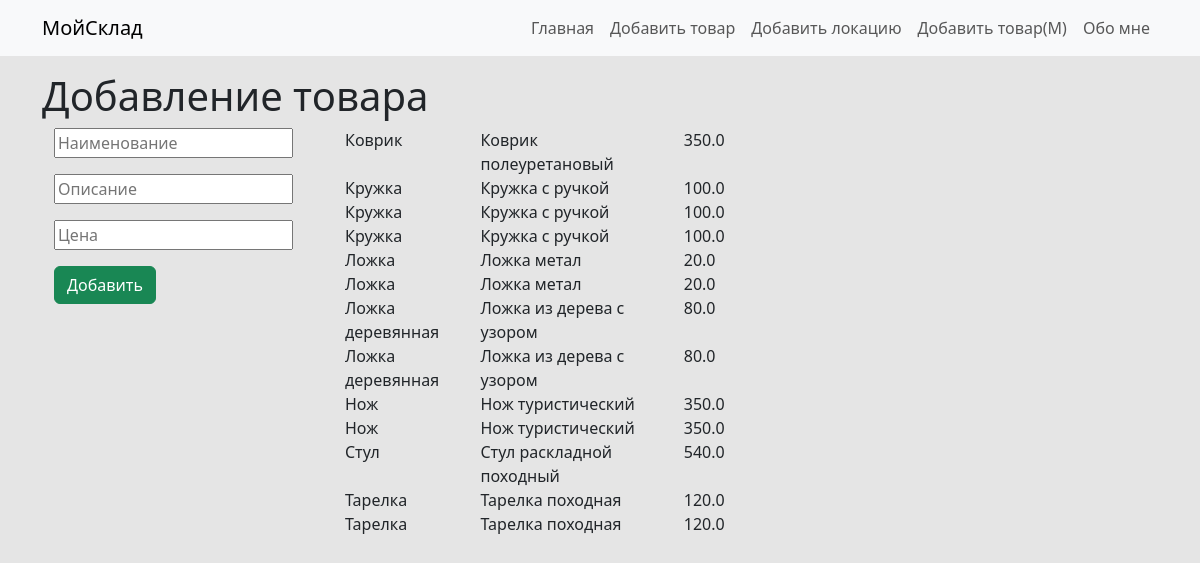
Before: /addprod with the older database file.
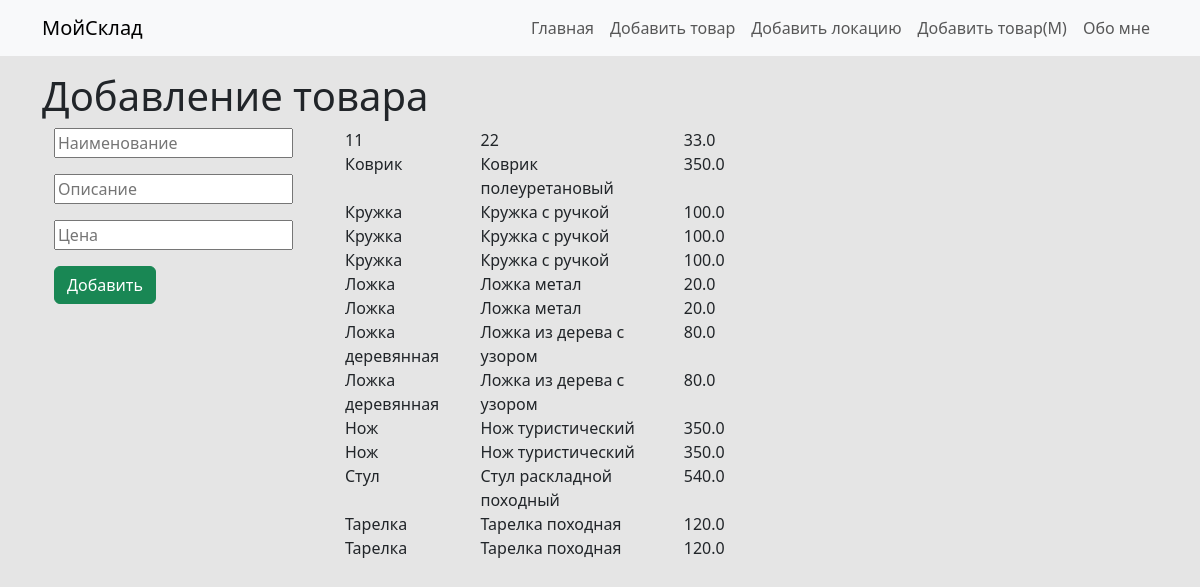
After: the same page with the newer database file.
### model.py (models this page shows)
class Base(DeclarativeBase):
    pass

class Products(Base):
    __tablename__ = 'products'
    id: Mapped[int] = mapped_column(primary_key=True, nullable=False, unique=True, autoincrement=True)
    name: Mapped[str]
    description: Mapped[str]
    price: Mapped[float]

### main.py (the view, shortened to what this page needs)
@app.route('/addprod', methods=['POST', 'GET'])
def addprod():
    prods = db.session.execute(db.select(Products).order_by(Products.name)).scalars()
    return render_template('addprod.html', stuff=prods)

### templates/addprod.html (shortened to what this page needs)
{% extends 'base.html' %}
{% block content %}
<h1>Добавление товара</h1>
<div class="container ">
    <div class="row">
        <div class="col-3">
            <form method="post">
                <div class="mb-3">
                    <input placeholder="Наименование" type="text" name="name">
                </div>
                <div class="mb-3">
                    <input placeholder="Описание" type="text" name="description">
                </div>
                <div class="mb-3">
                    <input placeholder="Цена" type="text" name="price">
                </div>
                <div class="mb-3">
                    <button class="btn btn-success" type="submit">Добавить</button>
                </div>
            </form>
        </div>
        <div class="col-9">
            <div id="prodlist" class="container ">
                {% for thing in stuff %}
                    <div class="row">
                        <div class="col-2 text-start">
                            {{ thing.name }}
                        </div>
                        <div class="col-3 text-start" >
                            {{ thing.description }}
                        </div>
                        <div class="col-1">
                            {{ thing.price }}
                        </div>
                    </div>
                {% endfor %}
            </div>
        </div>
    </div>
</div>
{% endblock %}

Changed rows visible on the page:
added Products: name "11", description "22", price "33.0"
